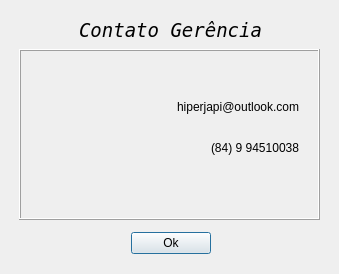
<?xml version="1.0" encoding="UTF-8"?>
<ui version="4.0">
 <class>gerente</class>
 <widget class="QDialog" name="gerente">
  <property name="geometry">
   <rect>
    <x>0</x>
    <y>0</y>
    <width>339</width>
    <height>274</height>
   </rect>
  </property>
  <property name="windowTitle">
   <string>Gerência</string>
  </property>
  <widget class="QFrame" name="frame">
   <property name="geometry">
    <rect>
     <x>19</x>
     <y>49</y>
     <width>301</width>
     <height>171</height>
    </rect>
   </property>
   <property name="frameShape">
    <enum>QFrame::Box</enum>
   </property>
   <property name="frameShadow">
    <enum>QFrame::Raised</enum>
   </property>
   <widget class="QWidget" name="layoutWidget">
    <property name="geometry">
     <rect>
      <x>10</x>
      <y>40</y>
      <width>271</width>
      <height>76</height>
     </rect>
    </property>
    <layout class="QVBoxLayout" name="verticalLayout">
     <item>
      <layout class="QHBoxLayout" name="horizontalLayout">
       <item>
        <widget class="QLabel" name="label">
         <property name="text">
          <string/>
         </property>
         <property name="pixmap">
          <pixmap resource="imagens.qrc">:/png/email.png</pixmap>
         </property>
         <property name="scaledContents">
          <bool>true</bool>
         </property>
         <property name="alignment">
          <set>Qt::AlignCenter</set>
         </property>
        </widget>
       </item>
       <item>
        <spacer name="horizontalSpacer_2">
         <property name="orientation">
          <enum>Qt::Horizontal</enum>
         </property>
         <property name="sizeHint" stdset="0">
          <size>
           <width>40</width>
           <height>20</height>
          </size>
         </property>
        </spacer>
       </item>
       <item>
        <widget class="QLabel" name="lbl_email">
         <property name="text">
          <string>hiperjapi@outlook.com</string>
         </property>
        </widget>
       </item>
      </layout>
     </item>
     <item>
      <layout class="QHBoxLayout" name="horizontalLayout_2">
       <item>
        <widget class="QLabel" name="label_2">
         <property name="text">
          <string/>
         </property>
         <property name="pixmap">
          <pixmap resource="imagens.qrc">:/png/wpp.png</pixmap>
         </property>
         <property name="scaledContents">
          <bool>true</bool>
         </property>
         <property name="alignment">
          <set>Qt::AlignCenter</set>
         </property>
        </widget>
       </item>
       <item>
        <spacer name="horizontalSpacer">
         <property name="orientation">
          <enum>Qt::Horizontal</enum>
         </property>
         <property name="sizeHint" stdset="0">
          <size>
           <width>40</width>
           <height>20</height>
          </size>
         </property>
        </spacer>
       </item>
       <item>
        <widget class="QLabel" name="label_4">
         <property name="text">
          <string>(84) 9 94510038</string>
         </property>
        </widget>
       </item>
      </layout>
     </item>
    </layout>
   </widget>
  </widget>
  <widget class="QLabel" name="label_5">
   <property name="geometry">
    <rect>
     <x>20</x>
     <y>20</y>
     <width>301</width>
     <height>20</height>
    </rect>
   </property>
   <property name="font">
    <font>
     <family>DejaVu Sans Mono</family>
     <pointsize>14</pointsize>
     <italic>true</italic>
    </font>
   </property>
   <property name="text">
    <string>Contato Gerência</string>
   </property>
   <property name="alignment">
    <set>Qt::AlignCenter</set>
   </property>
  </widget>
  <widget class="QWidget" name="layoutWidget">
   <property name="geometry">
    <rect>
     <x>20</x>
     <y>230</y>
     <width>301</width>
     <height>27</height>
    </rect>
   </property>
   <layout class="QHBoxLayout" name="horizontalLayout_3">
    <item>
     <spacer name="horizontalSpacer_3">
      <property name="orientation">
       <enum>Qt::Horizontal</enum>
      </property>
      <property name="sizeHint" stdset="0">
       <size>
        <width>40</width>
        <height>20</height>
       </size>
      </property>
     </spacer>
    </item>
    <item>
     <widget class="QPushButton" name="btn_ok">
      <property name="cursor">
       <cursorShape>PointingHandCursor</cursorShape>
      </property>
      <property name="text">
       <string>Ok</string>
      </property>
     </widget>
    </item>
    <item>
     <spacer name="horizontalSpacer_4">
      <property name="orientation">
       <enum>Qt::Horizontal</enum>
      </property>
      <property name="sizeHint" stdset="0">
       <size>
        <width>40</width>
        <height>20</height>
       </size>
      </property>
     </spacer>
    </item>
   </layout>
  </widget>
 </widget>
 <resources>
  <include location="imagens.qrc"/>
 </resources>
 <connections/>
</ui>
